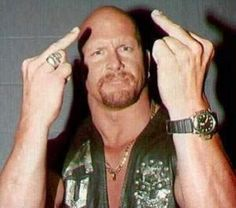
//> input picture 圖像放大縮小/opencv_test/a.jpg, 236 x 208 px
$ ./rotation   (built with g++ and OpenCV 4)
//> lines starting //> are read from the running program, lines starting //| are printed output that depends on the picture
### 圖像旋轉/rotation.h
#pragma once

#include<highgui.hpp>
#include<iostream>
#include<stdio.h>
#include<math.h>

#define nnn
#define h 208
#define w 236
#define scale 2
#define new_h (int)(h*scale)
#define new_w  (int)(w*scale)
uchar blue[h][w];
uchar green[h][w];
uchar red[h][w];
uchar new_blue[4096][4096];
uchar new_green[4096][4096];
uchar new_red[4096][4096];

using namespace std;

### 圖像旋轉/rotation.cpp
#include"rotation.h"

int main()
{
	printf("You can change the scale at header. Default is 1.");
	printf("Please input the displacement:");
	double displacement_x, displacement_y;
	cin >> displacement_x >> displacement_y;
//> the answer given: 2 2
	double degree;
	cout << "Angle:";
	cin >> degree;
//> the answer given: 45
	IplImage *original_image = cvLoadImage("a.jpg", 1);
//> original_image is the input picture: 208 rows x 236 cols, CV_8UC3; mean B, G, R 101.9, 115.9, 138.8
	IplImage *new_image;
	//////////////////////////////////////////////////////////////////////////////////////////////////////////
	double _sin = sin(2 * acos(0)*degree / 180), _cos = cos(2 * acos(0)*degree / 180);
	double new_height = new_h*abs(_cos) + new_w*abs(_sin), new_width = new_w*abs(_cos) + new_h*abs(_sin);

	cvShowImage("Original_image", original_image);//秀圖
	new_image = cvCreateImage(CvSize((w*_cos+h*_sin)*scale, (w*_sin+h*_cos)*scale), IPL_DEPTH_8U, 3);//創新的圖

	int x = 0, y = 0, buffer = 0;

	for (int i = 0; i < original_image->height; i++, buffer += original_image->widthStep) {
		for (int j = 0; j < original_image->widthStep; j += 3) {
			blue[i][j / 3] = original_image->imageData[buffer + j];
			green[i][j / 3] = original_image->imageData[buffer + j + 1];
			red[i][j / 3] = original_image->imageData[buffer + j + 2];
		}
	}
//> after the loop, buffer = 147264
	double h2, w2;
	w2 = 0.5*w, h2 = 0.5*h;

	double offset_x, offset_y;
	offset_x = -new_width /2*_cos - new_height /2*_sin + w2*scale;
	offset_y = new_width /2*_sin - new_height /2*_cos + h2*scale;

	cout << offset_x << " " << offset_y << endl;

	for (int ny = 0; ny < new_image->height; ny++) {
		for (int nx = 0; nx < new_image->width; nx++) {

			x = (int)((nx*_cos + ny * _sin+offset_x)+displacement_x) / scale;
			y = (int)((-nx*_sin +ny*_cos+offset_y)+displacement_y) / scale;
			if (x >= 0 && y >= 0 && x < w&&y < h) {
				new_blue[ny][nx] = blue[y][x];
				new_green[ny][nx] = green[y][x];
				new_red[ny][nx] = red[y][x];
			}
		}
	}
//> this loop made 627 passes
//> (x, y) on passes 1 to 3: (118, -116), (118, -115), (119, -115)
//> after the loop, x = 339; y = 105

	buffer = 0;
	for (int i = 0; i < new_image->height; i++, buffer += new_image->widthStep) {
		for (int j = 0; j < new_image->widthStep; j += 3) {
			new_image->imageData[buffer + j] = new_blue[i][j / 3];
			new_image->imageData[buffer + j + 1] = new_green[i][j / 3];
			new_image->imageData[buffer + j + 2] = new_red[i][j / 3];
		}
	}
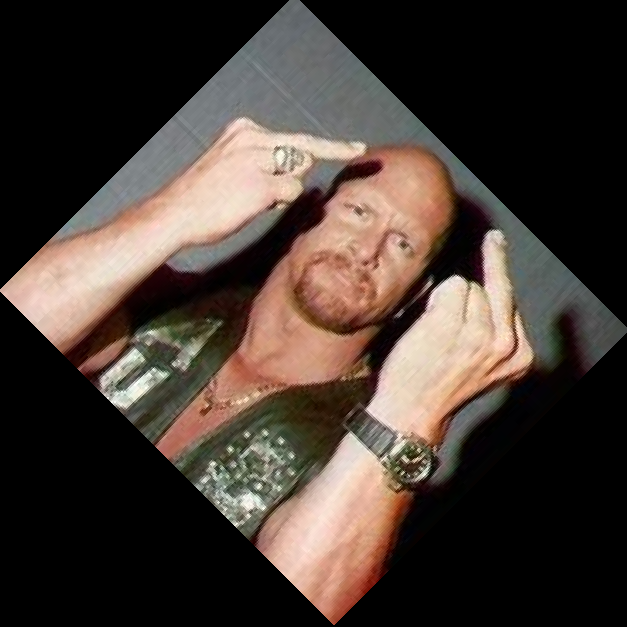
//> new_image: 627 rows x 627 cols, CV_8UC3; mean B, G, R 51.4, 58.3, 69.8
//> after the loop, buffer = 1181268

	cvShowImage("Change_image", new_image);

	cvWaitKey(0);
}
